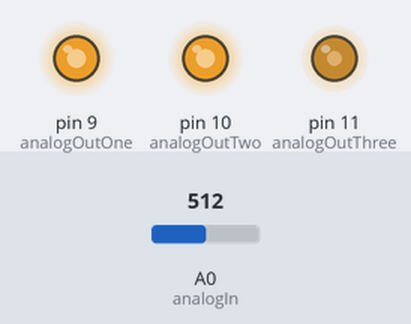
A sketch run on a simulated Arduino Uno, built with avr-gcc and run on an emulated ATmega328P. On the bench: output pins drawn as LEDs (lit = HIGH). Inputs (shaded band) come from the test bench; at power-on: A0 (analogIn) = 512.

Above: at 1.2 s.
1.3 s: A0 (analogIn) set to 0
At 1.67 s:
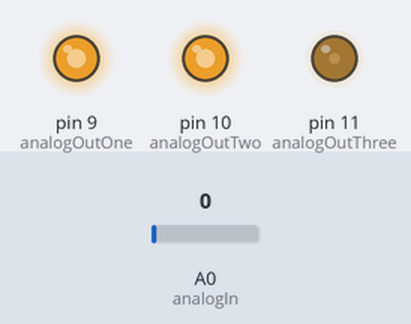
At 4.0 s:
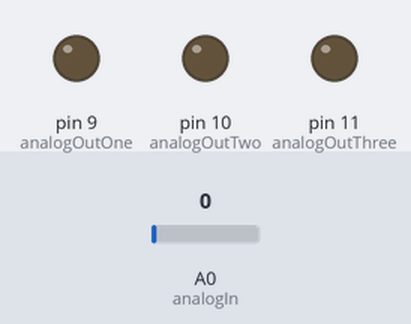
4.3 s: A0 (analogIn) set to 40
At 6.9 s:
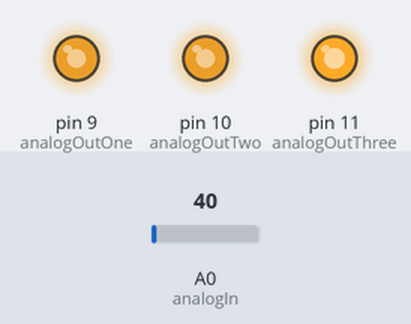
Timing chart, 0 to 8.4 s (numbered marks = the images above; inputs shaded):
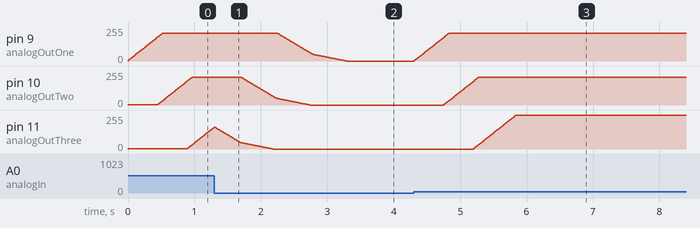

The sketch:

TouchSensorLight.ino
```cpp
int analogIn = A0;
int analogOutOne = 9;
int analogOutTwo = 10;
int analogOutThree = 11;

int sensorValue = 0;
int outputValue = 0;
int outputOne = 1;
int outputTwo = 1;
int outputThree = 1;

void setup() {

  Serial.begin(9600);
  digitalWrite(2, HIGH); //power for the sensor, lol
}

void loop() {

  sensorValue = analogRead(analogIn);


  if (sensorValue >= 1 && outputTwo <= 30){
    if (outputOne<250){
      outputOne+=4;
    }
  }
  else if(sensorValue == 0 && outputTwo < 50){
    if(outputOne>50){
      outputOne-=3;
    }
    else if(outputOne>0){
      outputOne--;
    }
  }

  if (sensorValue >= 1 && outputOne >=180 && outputThree <= 30){
    if (outputTwo<250){
      outputTwo+=4;
    }
  }
  else if(sensorValue == 0 && outputThree < 50){
    if(outputTwo>50){
      outputTwo-=3;
    }
    else if(outputTwo>0){
      outputTwo--;
    }
  }

  if (sensorValue >= 1 && outputTwo >=180){
    if (outputThree<250){
      outputThree+=4;
    }
  }
  else if(sensorValue == 0){
    if(outputThree>50){
      outputThree-=3;
    }
    else if(outputThree>0){
      outputThree--;
    }
  }

  analogWrite(analogOutOne, outputOne);
  analogWrite(analogOutTwo, outputTwo);
  analogWrite(analogOutThree, outputThree);


  //Serial.print("sensor = ");
  //Serial.println(sensorValue);


  delay(10);
}
```

Measured:
- after the input at 1.3 s, pin 9 (analogOutOne): moves from 209/255 to 0/255 over 1.0 s, starting after 0.95 s; pin 10 (analogOutTwo): moves from 209/255 to 0/255 over 1.0 s, starting after 0.40 s
- after the input at 4.3 s, pin 9 (analogOutOne): moves from 0/255 to 208/255 over 0.52 s, starting at once; pin 10 (analogOutTwo): moves from 0/255 to 208/255 over 0.52 s, starting after 0.46 s; pin 11 (analogOutThree): moves from 0/255 to 252/255 over 0.63 s, starting after 0.90 s
